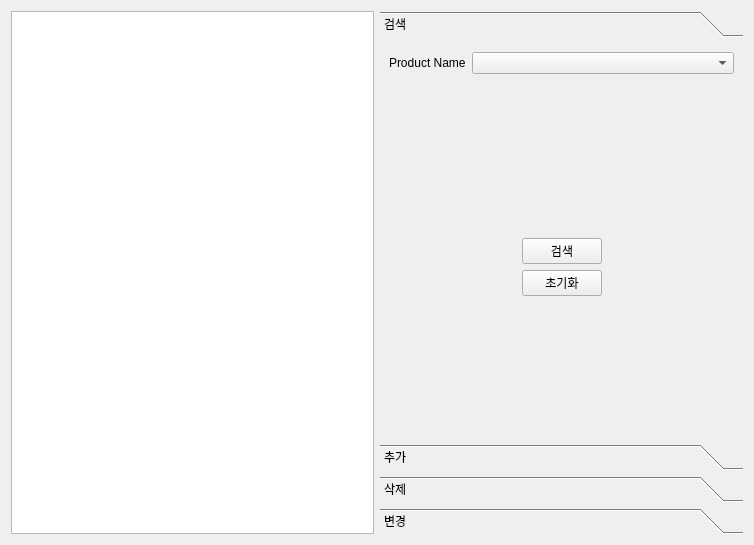
<?xml version="1.0" encoding="UTF-8"?>
<ui version="4.0">
 <class>AdminInfoForm_Prod</class>
 <widget class="QWidget" name="AdminInfoForm_Prod">
  <property name="geometry">
   <rect>
    <x>0</x>
    <y>0</y>
    <width>754</width>
    <height>545</height>
   </rect>
  </property>
  <property name="windowTitle">
   <string>Form</string>
  </property>
  <layout class="QHBoxLayout" name="horizontalLayout_6">
   <item>
    <widget class="QTableWidget" name="tableWidget"/>
   </item>
   <item>
    <widget class="QToolBox" name="toolBox">
     <property name="currentIndex">
      <number>0</number>
     </property>
     <widget class="QWidget" name="page">
      <property name="geometry">
       <rect>
        <x>0</x>
        <y>0</y>
        <width>369</width>
        <height>437</height>
       </rect>
      </property>
      <attribute name="label">
       <string>검색</string>
      </attribute>
      <layout class="QVBoxLayout" name="verticalLayout_3">
       <item>
        <layout class="QVBoxLayout" name="verticalLayout_2">
         <item>
          <layout class="QFormLayout" name="formLayout_7">
           <item row="0" column="0">
            <widget class="QLabel" name="label_21">
             <property name="text">
              <string>Product Name</string>
             </property>
            </widget>
           </item>
           <item row="0" column="1">
            <widget class="QComboBox" name="comboBox_search"/>
           </item>
          </layout>
         </item>
         <item>
          <layout class="QVBoxLayout" name="verticalLayout">
           <item>
            <spacer name="verticalSpacer">
             <property name="orientation">
              <enum>Qt::Orientation::Vertical</enum>
             </property>
             <property name="sizeHint" stdset="0">
              <size>
               <width>20</width>
               <height>158</height>
              </size>
             </property>
            </spacer>
           </item>
           <item>
            <layout class="QHBoxLayout" name="horizontalLayout">
             <item>
              <spacer name="horizontalSpacer">
               <property name="orientation">
                <enum>Qt::Orientation::Horizontal</enum>
               </property>
               <property name="sizeHint" stdset="0">
                <size>
                 <width>68</width>
                 <height>20</height>
                </size>
               </property>
              </spacer>
             </item>
             <item>
              <widget class="QPushButton" name="pushButton_search">
               <property name="text">
                <string>검색</string>
               </property>
              </widget>
             </item>
             <item>
              <spacer name="horizontalSpacer_2">
               <property name="orientation">
                <enum>Qt::Orientation::Horizontal</enum>
               </property>
               <property name="sizeHint" stdset="0">
                <size>
                 <width>68</width>
                 <height>20</height>
                </size>
               </property>
              </spacer>
             </item>
            </layout>
           </item>
           <item>
            <layout class="QHBoxLayout" name="horizontalLayout_7">
             <item>
              <spacer name="horizontalSpacer_13">
               <property name="orientation">
                <enum>Qt::Orientation::Horizontal</enum>
               </property>
               <property name="sizeHint" stdset="0">
                <size>
                 <width>68</width>
                 <height>20</height>
                </size>
               </property>
              </spacer>
             </item>
             <item>
              <widget class="QPushButton" name="pushButton_reset">
               <property name="text">
                <string>초기화</string>
               </property>
              </widget>
             </item>
             <item>
              <spacer name="horizontalSpacer_14">
               <property name="orientation">
                <enum>Qt::Orientation::Horizontal</enum>
               </property>
               <property name="sizeHint" stdset="0">
                <size>
                 <width>68</width>
                 <height>20</height>
                </size>
               </property>
              </spacer>
             </item>
            </layout>
           </item>
           <item>
            <spacer name="verticalSpacer_2">
             <property name="orientation">
              <enum>Qt::Orientation::Vertical</enum>
             </property>
             <property name="sizeHint" stdset="0">
              <size>
               <width>20</width>
               <height>58</height>
              </size>
             </property>
            </spacer>
           </item>
          </layout>
         </item>
        </layout>
       </item>
      </layout>
     </widget>
     <widget class="QWidget" name="page_2">
      <property name="geometry">
       <rect>
        <x>0</x>
        <y>0</y>
        <width>369</width>
        <height>437</height>
       </rect>
      </property>
      <attribute name="label">
       <string>추가</string>
      </attribute>
      <layout class="QVBoxLayout" name="verticalLayout_6">
       <item>
        <layout class="QVBoxLayout" name="verticalLayout_4">
         <item>
          <layout class="QFormLayout" name="formLayout_3">
           <item row="0" column="0">
            <widget class="QLabel" name="label_7">
             <property name="text">
              <string>Product Name</string>
             </property>
            </widget>
           </item>
           <item row="0" column="1">
            <widget class="QLineEdit" name="lineEdit_addName"/>
           </item>
           <item row="1" column="0">
            <widget class="QLabel" name="label_8">
             <property name="text">
              <string>Price</string>
             </property>
            </widget>
           </item>
           <item row="1" column="1">
            <widget class="QLineEdit" name="lineEdit_addPrice"/>
           </item>
           <item row="2" column="0">
            <widget class="QLabel" name="label_9">
             <property name="text">
              <string>Due Date</string>
             </property>
            </widget>
           </item>
           <item row="2" column="1">
            <widget class="QLineEdit" name="lineEdit_addDue"/>
           </item>
          </layout>
         </item>
         <item>
          <layout class="QVBoxLayout" name="verticalLayout_5">
           <item>
            <spacer name="verticalSpacer_3">
             <property name="orientation">
              <enum>Qt::Orientation::Vertical</enum>
             </property>
             <property name="sizeHint" stdset="0">
              <size>
               <width>20</width>
               <height>138</height>
              </size>
             </property>
            </spacer>
           </item>
           <item>
            <layout class="QHBoxLayout" name="horizontalLayout_2">
             <item>
              <spacer name="horizontalSpacer_3">
               <property name="orientation">
                <enum>Qt::Orientation::Horizontal</enum>
               </property>
               <property name="sizeHint" stdset="0">
                <size>
                 <width>68</width>
                 <height>20</height>
                </size>
               </property>
              </spacer>
             </item>
             <item>
              <widget class="QPushButton" name="pushButton_add">
               <property name="text">
                <string>추가</string>
               </property>
              </widget>
             </item>
             <item>
              <spacer name="horizontalSpacer_4">
               <property name="orientation">
                <enum>Qt::Orientation::Horizontal</enum>
               </property>
               <property name="sizeHint" stdset="0">
                <size>
                 <width>68</width>
                 <height>20</height>
                </size>
               </property>
              </spacer>
             </item>
            </layout>
           </item>
           <item>
            <spacer name="verticalSpacer_4">
             <property name="orientation">
              <enum>Qt::Orientation::Vertical</enum>
             </property>
             <property name="sizeHint" stdset="0">
              <size>
               <width>20</width>
               <height>138</height>
              </size>
             </property>
            </spacer>
           </item>
          </layout>
         </item>
        </layout>
       </item>
      </layout>
     </widget>
     <widget class="QWidget" name="page_3">
      <property name="geometry">
       <rect>
        <x>0</x>
        <y>0</y>
        <width>369</width>
        <height>437</height>
       </rect>
      </property>
      <attribute name="label">
       <string>삭제</string>
      </attribute>
      <layout class="QHBoxLayout" name="horizontalLayout_4">
       <item>
        <layout class="QGridLayout" name="gridLayout_2">
         <item row="0" column="0">
          <layout class="QFormLayout" name="formLayout_8">
           <item row="0" column="0">
            <widget class="QLabel" name="label_24">
             <property name="text">
              <string>Product Num</string>
             </property>
            </widget>
           </item>
           <item row="0" column="1">
            <widget class="QComboBox" name="comboBox_Delete"/>
           </item>
          </layout>
         </item>
         <item row="1" column="0">
          <widget class="QTableWidget" name="tableWidget_delete"/>
         </item>
         <item row="2" column="0">
          <layout class="QVBoxLayout" name="verticalLayout_7">
           <item>
            <spacer name="verticalSpacer_5">
             <property name="orientation">
              <enum>Qt::Orientation::Vertical</enum>
             </property>
             <property name="sizeHint" stdset="0">
              <size>
               <width>20</width>
               <height>138</height>
              </size>
             </property>
            </spacer>
           </item>
           <item>
            <layout class="QHBoxLayout" name="horizontalLayout_3">
             <item>
              <spacer name="horizontalSpacer_5">
               <property name="orientation">
                <enum>Qt::Orientation::Horizontal</enum>
               </property>
               <property name="sizeHint" stdset="0">
                <size>
                 <width>68</width>
                 <height>20</height>
                </size>
               </property>
              </spacer>
             </item>
             <item>
              <widget class="QPushButton" name="pushButton_delete">
               <property name="text">
                <string>삭제</string>
               </property>
              </widget>
             </item>
             <item>
              <spacer name="horizontalSpacer_6">
               <property name="orientation">
                <enum>Qt::Orientation::Horizontal</enum>
               </property>
               <property name="sizeHint" stdset="0">
                <size>
                 <width>68</width>
                 <height>20</height>
                </size>
               </property>
              </spacer>
             </item>
            </layout>
           </item>
           <item>
            <spacer name="verticalSpacer_6">
             <property name="orientation">
              <enum>Qt::Orientation::Vertical</enum>
             </property>
             <property name="sizeHint" stdset="0">
              <size>
               <width>20</width>
               <height>138</height>
              </size>
             </property>
            </spacer>
           </item>
          </layout>
         </item>
        </layout>
       </item>
      </layout>
     </widget>
     <widget class="QWidget" name="page_4">
      <property name="geometry">
       <rect>
        <x>0</x>
        <y>0</y>
        <width>369</width>
        <height>437</height>
       </rect>
      </property>
      <attribute name="label">
       <string>변경</string>
      </attribute>
      <layout class="QVBoxLayout" name="verticalLayout_8">
       <item>
        <layout class="QGridLayout" name="gridLayout">
         <item row="0" column="0">
          <widget class="QLabel" name="label_16">
           <property name="text">
            <string>&lt;변경 전&gt;</string>
           </property>
          </widget>
         </item>
         <item row="1" column="0">
          <widget class="QTableWidget" name="tableWidget_before"/>
         </item>
         <item row="2" column="0">
          <widget class="QLabel" name="label_17">
           <property name="text">
            <string>&lt;변경 후&gt;</string>
           </property>
          </widget>
         </item>
         <item row="3" column="0">
          <widget class="QTableWidget" name="tableWidget_after"/>
         </item>
        </layout>
       </item>
       <item>
        <layout class="QVBoxLayout" name="verticalLayout_12">
         <item>
          <spacer name="verticalSpacer_9">
           <property name="orientation">
            <enum>Qt::Orientation::Vertical</enum>
           </property>
           <property name="sizeHint" stdset="0">
            <size>
             <width>20</width>
             <height>48</height>
            </size>
           </property>
          </spacer>
         </item>
         <item>
          <layout class="QHBoxLayout" name="horizontalLayout_5">
           <item>
            <spacer name="horizontalSpacer_9">
             <property name="orientation">
              <enum>Qt::Orientation::Horizontal</enum>
             </property>
             <property name="sizeHint" stdset="0">
              <size>
               <width>88</width>
               <height>20</height>
              </size>
             </property>
            </spacer>
           </item>
           <item>
            <widget class="QPushButton" name="pushButton_change">
             <property name="text">
              <string>변경</string>
             </property>
            </widget>
           </item>
           <item>
            <spacer name="horizontalSpacer_10">
             <property name="orientation">
              <enum>Qt::Orientation::Horizontal</enum>
             </property>
             <property name="sizeHint" stdset="0">
              <size>
               <width>88</width>
               <height>20</height>
              </size>
             </property>
            </spacer>
           </item>
          </layout>
         </item>
         <item>
          <spacer name="verticalSpacer_10">
           <property name="orientation">
            <enum>Qt::Orientation::Vertical</enum>
           </property>
           <property name="sizeHint" stdset="0">
            <size>
             <width>20</width>
             <height>48</height>
            </size>
           </property>
          </spacer>
         </item>
        </layout>
       </item>
      </layout>
     </widget>
    </widget>
   </item>
  </layout>
 </widget>
 <resources/>
 <connections/>
</ui>
